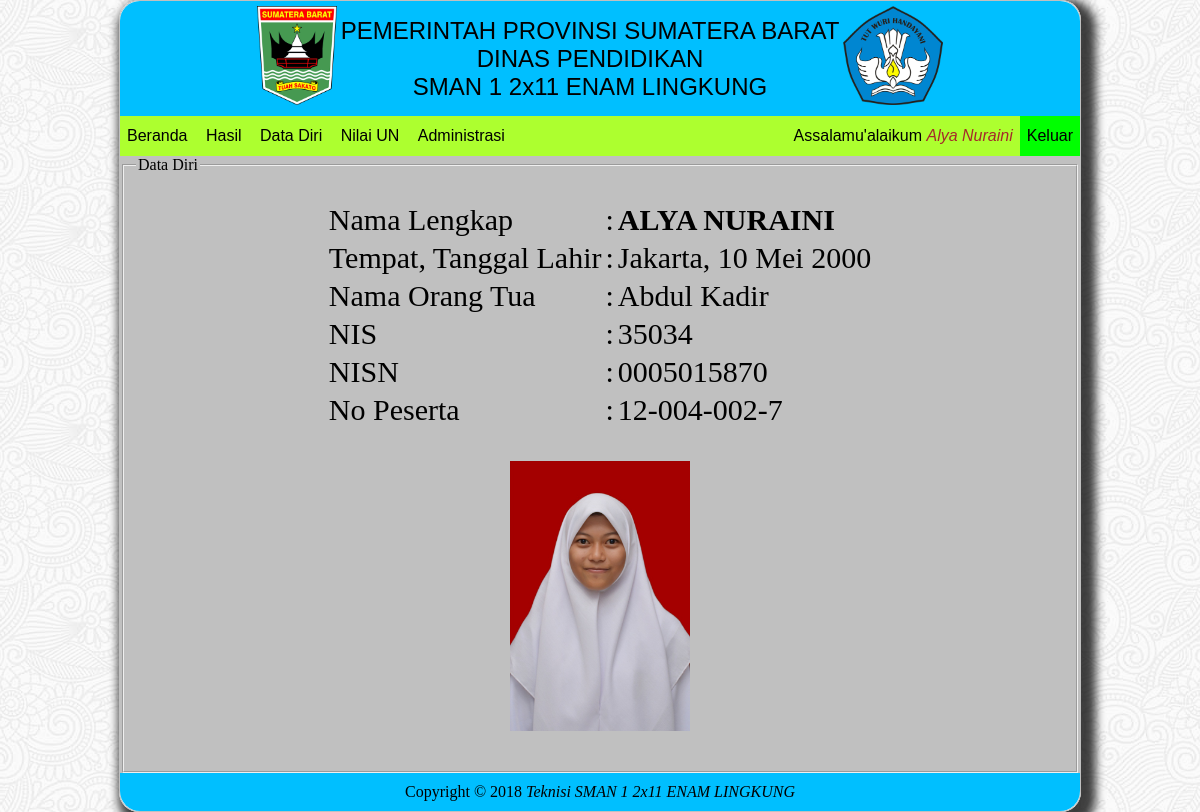
Screenshot of /beranda.php?page=diri&user=12-004-002-7 (signed in) with the database file from the repository.
### tables this page shows
CREATE TABLE `t_ld_siswa`  (
  `nama` varchar(60) NOT NULL,
  `t_lahir` varchar(40) NOT NULL,
  `tgl_lhr` varchar(40) NOT NULL,
  `n_ortu` varchar(40) NOT NULL,
  `nis` varchar(40) NOT NULL,
  `nisn` varchar(40) NOT NULL,
  `no_pes` varchar(40) NOT NULL,
  `jurusan` enum('A','S') NOT NULL,
  `foto` varchar(40) NOT NULL,
  PRIMARY KEY (`no_pes`) USING BTREE
);

### siswa/d_diri.php (the view)
<?php
include 'conn.php';
	$kd = @$_GET['user'];
	$sql = mysqli_query($conn, "SELECT * FROM t_ld_siswa WHERE no_pes = '$kd' ");
	$data = mysqli_fetch_array($sql);
?>
<fieldset>
	<legend>Data Diri</legend>
		<table style="font-size:30px; padding: 20px 0;" align="center">
			<tr>
				<td>Nama Lengkap</td>
				<td>  :  </td>
				<td><b><?= $data['nama']; ?></b></td>
			</tr>
			<tr>
				<td>Tempat, Tanggal Lahir</td>
				<td>  :  </td>
				<td><?= $data['t_lahir']; ?>, <?= $data['tgl_lhr']; ?></td>
			</tr>
			<tr>
				<td>Nama Orang Tua</td>
				<td>  :  </td>
				<td><?= $data['n_ortu']; ?></td>
			</tr>
			<tr>
				<td>NIS</td>
				<td>  :  </td>
				<td><?= $data['nis']; ?></td>
			</tr>
			<tr>
				<td>NISN</td>
				<td>  :  </td>
				<td><?= $data['nisn']; ?></td>
			</tr>
			<tr>
				<td>No Peserta</td>
				<td>  :  </td>
				<td><?= $data['no_pes']; ?></td>
			</tr>
			<tr>
				<td colspan="3" align="center"><img src="img/siswa/<?= $data['foto']; ?>" width="180px" style="margin-top: 30px;" /></td>
			</tr>
		</table>

### css/beranda.css (style rules this page uses)
body { margin:0px auto; padding:0px; min-height: 100%; background-image: url('../img/tetap/back.png'); }

### rows the page displays
t_ld_siswa: nama "ALYA NURAINI", t_lahir "Jakarta", tgl_lhr "10 Mei 2000", n_ortu "Abdul Kadir", nis "35034", nisn "0005015870", no_pes "12-004-002-7", foto (picture)

### other values shown
$_SESSION['nama'] "Alya Nuraini"
